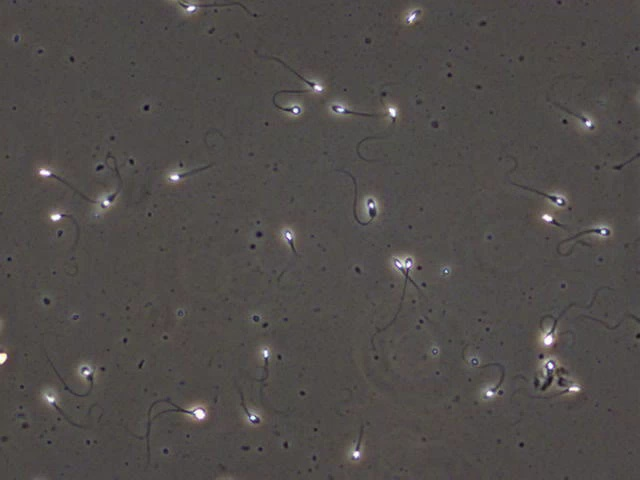
#> input picture debug_frame_1_original.jpg, 640 x 480 px, given in place of 12.mp4, which was not available
$ python SpermTracker.py
#> lines starting #> are read from the running program, lines starting #| are printed output that depends on the picture; after the words box and inside, x2 and y2 are one past the last pixel; in counts of white or black regions, pixels touching at a corner belong together; pictures that were not available may be replaced by others from this repository, and a replacement may not be noted
import cv2
import numpy as np
import pandas as pd
from collections import OrderedDict
import math

class CentroidTracker:
    def __init__(self, max_disappeared=30, max_distance=50):
#> in analyze_video, frame is the input picture: shape (480, 640, 3); mean B, G, R 74.2, 76.2, 80.3
        self.next_object_id = 0
        self.objects = OrderedDict()
        self.disappeared = OrderedDict()
        self.max_disappeared = max_disappeared
        self.max_distance = max_distance

    def register(self, centroid):
        self.objects[self.next_object_id] = centroid
        self.disappeared[self.next_object_id] = 0
        self.next_object_id += 1

    def deregister(self, object_id):
        del self.objects[object_id]
        del self.disappeared[object_id]

    def update(self, rects):
        if len(rects) == 0:
            for object_id in list(self.disappeared.keys()):
                self.disappeared[object_id] += 1
                if self.disappeared[object_id] > self.max_disappeared:
                    self.deregister(object_id)
            return self.get_objects_with_history()

        input_centroids = np.zeros((len(rects), 2), dtype="int")
        for (i, (startX, startY, endX, endY)) in enumerate(rects):
            cX = int((startX + endX) / 2.0)
            cY = int((startY + endY) / 2.0)
            input_centroids[i] = (cX, cY)

        if len(self.objects) == 0:
            for i in range(len(input_centroids)):
                self.register(input_centroids[i])
        else:
            object_centroids = list(self.objects.values())
            D = np.linalg.norm(np.array(object_centroids)[:, np.newaxis] - input_centroids, axis=2)

            rows = D.min(axis=1).argsort()
            cols = D.argmin(axis=1)[rows]

            used_row_indices = set()
            used_col_indices = set()

            object_ids = list(self.objects.keys())

            for (row, col) in zip(rows, cols):
                if row in used_row_indices or col in used_col_indices:
                    continue

                if row >= len(object_ids) or col >= len(input_centroids):
                    continue

                if D[row, col] > self.max_distance:
                    continue

                object_id = object_ids[row]
                self.objects[object_id] = input_centroids[col]
                self.disappeared[object_id] = 0

                used_row_indices.add(row)
                used_col_indices.add(col)

            unused_row_indices = set(range(0, D.shape[0])).difference(used_row_indices)
            unused_col_indices = set(range(0, D.shape[1])).difference(used_col_indices)

            if D.shape[0] >= D.shape[1]:
                for row in unused_row_indices:
                    if row < len(object_ids):  # Bounds check
                        object_id = object_ids[row]
                        self.disappeared[object_id] += 1
                        if self.disappeared[object_id] > self.max_disappeared:
                            self.deregister(object_id)
            else:
                for col in unused_col_indices:
                    if col < len(input_centroids):  # Bounds check
                        self.register(input_centroids[col])

        return self.get_objects_with_history()

    def get_objects_with_history(self):
        return self.objects.copy()

class SpermMotilityAnalyzer:
    def __init__(self):
        # Optimized tracker settings for 640x480 @ 49fps
        self.tracker = CentroidTracker(max_disappeared=15, max_distance=40)
        self.position_history = {}
        self.frame_data = []

        # Initial thresholds - will be updated adaptively
        self.fast_threshold = 8   # pixels per frame (fast erratic movement)
        self.slow_threshold = 2   # pixels per frame (slow linear movement)
        self.static_threshold = 0.5  # pixels per frame (accounting for minor detection jitter)

        # For adaptive threshold calculation
        self.velocity_samples = []
        self.adaptive_thresholds_set = False
        self.sample_frames = 100  # Number of frames to sample for adaptive thresholds

    def preprocess_frame(self, frame):
        """Refined preprocessing for precise sperm head detection"""
        gray = cv2.cvtColor(frame, cv2.COLOR_BGR2GRAY)

        # More conservative threshold to avoid over-detection
        # Use manual threshold instead of OTSU for better control
        _, bright_thresh = cv2.threshold(gray, 180, 255, cv2.THRESH_BINARY)
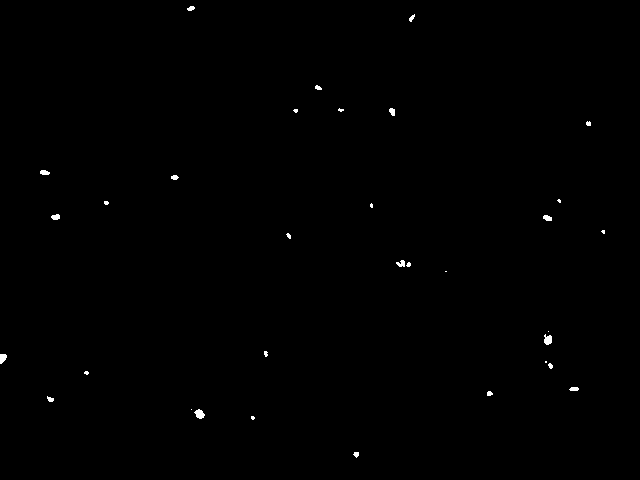
#> bright_thresh: shape (480, 640); 0.27% white; 33 white regions (15 under 20 px), largest, box (x1, y1, x2, y2) and area: (194, 409, 205, 419) 70, (544, 334, 552, 345) 67, (0, 354, 7, 364) 53

        # Smaller top-hat kernel for more precise bright object detection
        kernel = cv2.getStructuringElement(cv2.MORPH_ELLIPSE, (8, 8))
        tophat = cv2.morphologyEx(gray, cv2.MORPH_TOPHAT, kernel)

        # Higher threshold for top-hat to be more selective
        _, tophat_thresh = cv2.threshold(tophat, 25, 255, cv2.THRESH_BINARY)
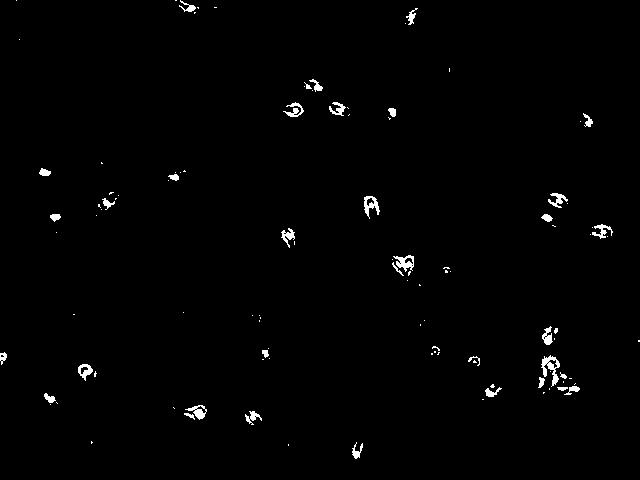
#> tophat_thresh: shape (480, 640); 1% white; 107 white regions (72 under 20 px), largest, box (x1, y1, x2, y2) and area: (541, 355, 560, 387) 255, (393, 255, 414, 272) 179, (364, 196, 380, 219) 170

        # Combine both methods
        combined = cv2.bitwise_or(bright_thresh, tophat_thresh)

        # More aggressive cleaning to remove noise
        kernel_clean = cv2.getStructuringElement(cv2.MORPH_ELLIPSE, (2, 2))
        cleaned = cv2.morphologyEx(combined, cv2.MORPH_OPEN, kernel_clean)
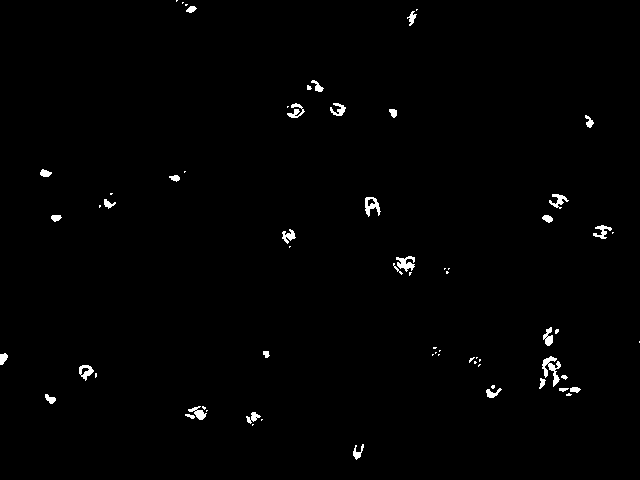
#> cleaned: shape (480, 640); 0.96% white; 67 white regions (34 under 20 px), largest, box (x1, y1, x2, y2) and area: (542, 356, 561, 387) 247, (396, 256, 415, 272) 173, (365, 197, 381, 217) 165

        # Remove very small noise
        cleaned = cv2.morphologyEx(cleaned, cv2.MORPH_ERODE, kernel_clean, iterations=1)
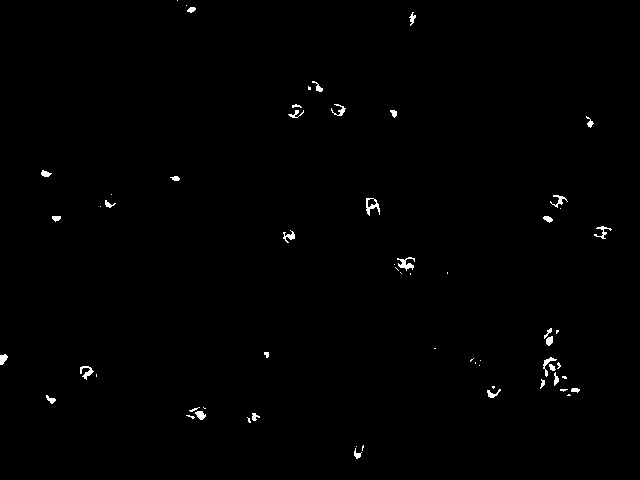
#> cleaned: shape (480, 640); 0.61% white; 62 white regions (28 under 20 px), largest, box (x1, y1, x2, y2) and area: (397, 257, 415, 271) 116, (366, 198, 380, 216) 109, (80, 366, 94, 380) 87

        # Very light dilation to slightly expand sperm heads only
        kernel_dilate = cv2.getStructuringElement(cv2.MORPH_ELLIPSE, (3, 3))
        result = cv2.dilate(cleaned, kernel_dilate, iterations=1)
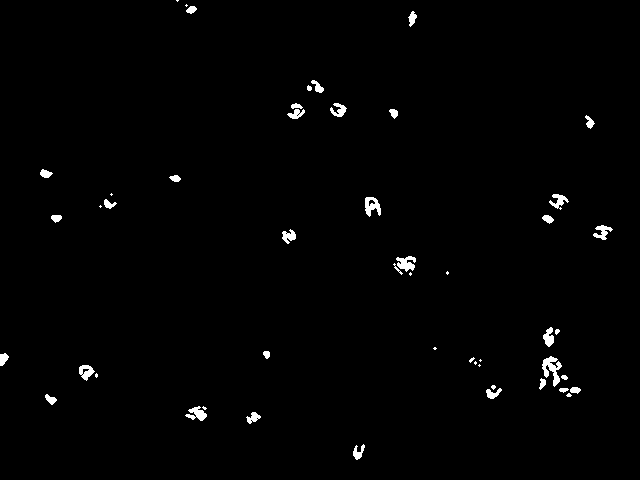
#> result: shape (480, 640); 1.1% white; 50 white regions (15 under 20 px)

        return result

    def filter_sperm_contours(self, contours):
        """Enhanced filtering to accept sperm with bright halos/glows"""
        valid_rects = []

        for contour in contours:
            area = cv2.contourArea(contour)

            # Slightly relaxed area constraints to include halo patterns
            if area < 10 or area > 300:  # Allow slightly larger for halos
                continue

            # Get bounding rectangle
            x, y, w, h = cv2.boundingRect(contour)

            # Filter very small bounding boxes but allow larger for halos
            if w < 3 or h < 3 or w > 60 or h > 60:
                continue

            # Calculate aspect ratio
            aspect_ratio = max(w, h) / min(w, h)

            # Check circularity for sperm heads
            perimeter = cv2.arcLength(contour, True)
            if perimeter == 0:
                continue

            circularity = 4 * np.pi * area / (perimeter * perimeter)

            # Calculate solidity (filled area vs convex hull)
            hull = cv2.convexHull(contour)
            hull_area = cv2.contourArea(hull)
            solidity = area / hull_area if hull_area > 0 else 0

            # Calculate extent (contour area vs bounding rectangle area)
            rect_area = w * h
            extent = area / rect_area if rect_area > 0 else 0

            # RELAXED CRITERIA for different sperm patterns:

            # Pattern 1: Compact circular/oval sperm heads
            if circularity > 0.4 and solidity > 0.6:
                valid_rects.append((x, y, x + w, y + h))
                continue

            # Pattern 2: Elongated sperm (head + visible tail)
            if (circularity > 0.2 and aspect_ratio > 2.0 and aspect_ratio < 6.0
                and solidity > 0.5):
                valid_rects.append((x, y, x + w, y + h))
                continue

            # Pattern 3: Sperm with bright halos (lower circularity, irregular shape)
            # These look like "flowers" or "dots with braces"
            if (circularity > 0.1 and circularity < 0.4 and  # Irregular but not too chaotic
                extent > 0.3 and  # Reasonable fill of bounding box
                solidity > 0.3 and  # Not too fragmented
                area > 15 and area < 250):  # Reasonable size for halo pattern
                valid_rects.append((x, y, x + w, y + h))
                continue

            # Pattern 4: Very bright, slightly bloomed sperm heads
            if (area > 20 and area < 200 and  # Medium size
                extent > 0.4 and  # Good fill of bounding box
                aspect_ratio < 3.0):  # Not too elongated
                valid_rects.append((x, y, x + w, y + h))
                continue

        return valid_rects

    def calculate_velocity(self, object_id, current_pos):
        """Calculate velocity and classify movement with adaptive thresholds"""
        if object_id not in self.position_history:
            self.position_history[object_id] = [current_pos]
            return 0, "new"

        # Keep last few positions for smoothing
        self.position_history[object_id].append(current_pos)
        if len(self.position_history[object_id]) > 5:
            self.position_history[object_id].pop(0)

        # Calculate average velocity over last few frames
        positions = self.position_history[object_id]
        if len(positions) < 2:
            return 0, "static"

        velocities = []
        for i in range(1, len(positions)):
            dx = positions[i][0] - positions[i-1][0]
            dy = positions[i][1] - positions[i-1][1]
            velocity = math.sqrt(dx*dx + dy*dy)
            velocities.append(velocity)

        avg_velocity = sum(velocities) / len(velocities)

        # Collect velocity samples for adaptive threshold calculation
        if not self.adaptive_thresholds_set:
            self.velocity_samples.append(avg_velocity)

            # After collecting enough samples, calculate adaptive thresholds
            if len(self.velocity_samples) >= self.sample_frames:
                self.calculate_adaptive_thresholds()

        # Classify movement using current thresholds
        if avg_velocity > self.fast_threshold:
            return avg_velocity, "fast"
        elif avg_velocity > self.slow_threshold:
            return avg_velocity, "slow"
        elif avg_velocity > self.static_threshold:
            return avg_velocity, "static"
        else:
            return avg_velocity, "static"

    def calculate_adaptive_thresholds(self):
        """Calculate adaptive thresholds based on observed velocity distribution"""
        if len(self.velocity_samples) == 0:
            return

        velocities = np.array(self.velocity_samples)

        # Remove outliers (velocities > 95th percentile might be noise)
        p95 = np.percentile(velocities, 95)
        clean_velocities = velocities[velocities <= p95]

        if len(clean_velocities) == 0:
            return

        # Calculate statistics
        min_vel = np.min(clean_velocities)
        max_vel = np.max(clean_velocities)
        median_vel = np.median(clean_velocities)

        print(f"\nAdaptive Threshold Calculation:")
        print(f"Velocity range: {min_vel:.2f} - {max_vel:.2f} pixels/frame")
        print(f"Median velocity: {median_vel:.2f} pixels/frame")

        # Set adaptive thresholds
        # Static: bottom 30% of velocities
        # Slow: 30% - 70% of velocities
        # Fast: top 30% of velocities
        self.static_threshold = np.percentile(clean_velocities, 30)
        self.slow_threshold = np.percentile(clean_velocities, 70)
        self.fast_threshold = max_vel  # Anything above 70th percentile is fast

        print(f"New thresholds:")
        print(f"Static <= {self.static_threshold:.2f} pixels/frame")
        print(f"Slow: {self.static_threshold:.2f} - {self.slow_threshold:.2f} pixels/frame")
        print(f"Fast > {self.slow_threshold:.2f} pixels/frame")

        self.adaptive_thresholds_set = True
        print("Adaptive thresholds applied!\n")

    # [107 lines left out: function debug_preprocessing, not called in this run]

    def analyze_video(self, video_path, output_dir="output", debug_mode=False):
        """Main analysis function with dual video outputs"""
        import os
        os.makedirs(output_dir, exist_ok=True)

        cap = cv2.VideoCapture(video_path)

        # Get video properties
        fps = int(cap.get(cv2.CAP_PROP_FPS))
        width = int(cap.get(cv2.CAP_PROP_FRAME_WIDTH))
        height = int(cap.get(cv2.CAP_PROP_FRAME_HEIGHT))
        total_frames = int(cap.get(cv2.CAP_PROP_FRAME_COUNT))

        # Setup video writers for both output styles
        fourcc = cv2.VideoWriter_fourcc(*'mp4v')

        # Video 1: Dots with trajectories
        dots_video = cv2.VideoWriter(f'{output_dir}/sperm_analysis_dots_trajectories.mp4',
                                   fourcc, fps, (width, height))

        # Video 2: Bounding boxes with trajectories
        bbox_video = cv2.VideoWriter(f'{output_dir}/sperm_analysis_bbox_trajectories.mp4',
                                   fourcc, fps, (width, height))

        frame_number = 0
        trajectory_history = {}  # Store trajectory points for each sperm
        max_trajectory_length = 30  # Number of points to keep in trajectory

        print(f"Processing video: {total_frames} frames at {fps} FPS")
        print("Generating two output videos:")
        print("1. Dots with trajectories")
        print("2. Bounding boxes with trajectories")

        while True:
            ret, frame = cap.read()
            if not ret:
                break

            frame_number += 1

            # Debug mode: save first few frames for analysis
            if debug_mode and frame_number <= 3:
                self.debug_preprocessing(frame, frame_number)

            # Preprocess frame
            processed = self.preprocess_frame(frame)

            # Find contours
            contours, _ = cv2.findContours(processed, cv2.RETR_EXTERNAL, cv2.CHAIN_APPROX_SIMPLE)
#> contours = 50 contours, 19 with area under 20; largest, box (x1, y1, x2, y2) and area: (542, 356, 562, 387) 230, (365, 197, 381, 217) 185, (396, 256, 416, 272) 157, (79, 365, 95, 381) 144, (185, 406, 207, 421) 140

            # Filter for sperm-like objects
            sperm_rects = self.filter_sperm_contours(contours)
#> the loop in filter_sperm_contours, `for contour in contours:` made 50 passes
#> (area, x, y, w, h, aspect_ratio, perimeter, circularity) on passes 1, 2, 4, 5, 7, 8, 9, 11: (74.5, 353, 444, 12, 16, 1.33, 56.87, 0.289), (78.5, 246, 412, 15, 12, 1.25, 45.7, 0.472), (139.5, 185, 406, 22, 15, 1.47, 84.33, 0.247), (58, 45, 394, 12, 11, 1.09, 32.63, 0.685), (23.5, 559, 388, 10, 5, 2, 21.9, 0.616), (74.5, 486, 388, 16, 11, 1.45, 46.87, 0.426), (43.5, 570, 387, 11, 7, 1.57, 26.73, 0.765), (38, 539, 378, 7, 12, 1.71, 28.97, 0.569)
#> (the rest of the program and of its run is left out)
